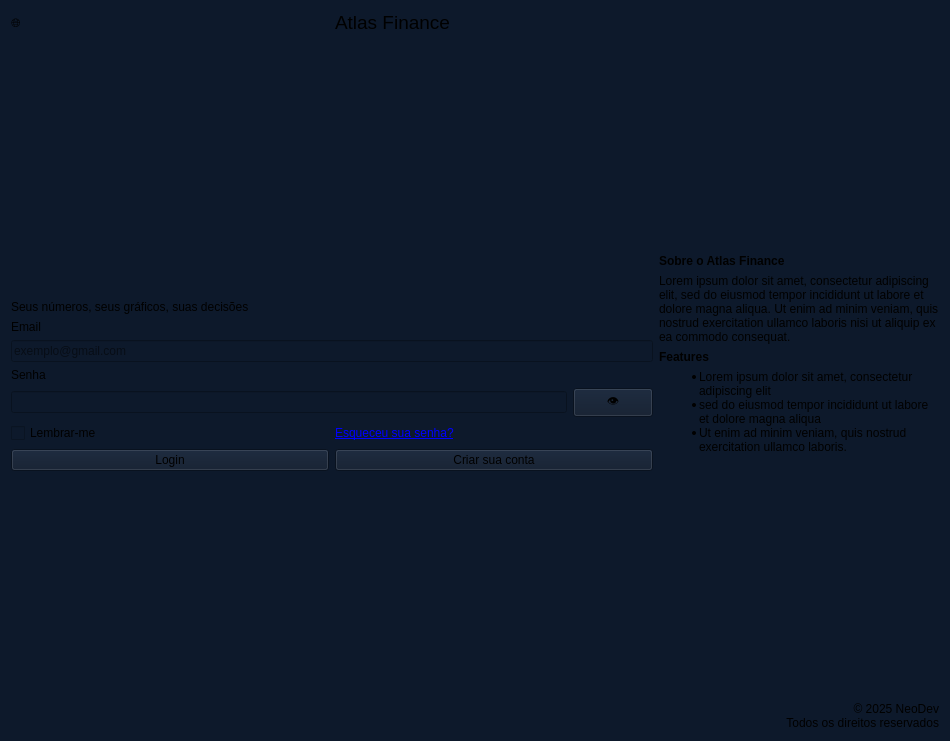
<?xml version="1.0" encoding="UTF-8"?>
<ui version="4.0">
 <class>AtlasLogin</class>
 <widget class="QWidget" name="AtlasLogin">
  <property name="geometry">
   <rect>
    <x>0</x>
    <y>0</y>
    <width>950</width>
    <height>741</height>
   </rect>
  </property>
  <property name="palette">
   <palette>
    <active>
     <colorrole role="WindowText">
      <brush brushstyle="SolidPattern">
       <color alpha="255">
        <red>0</red>
        <green>0</green>
        <blue>0</blue>
       </color>
      </brush>
     </colorrole>
     <colorrole role="Button">
      <brush brushstyle="SolidPattern">
       <color alpha="255">
        <red>13</red>
        <green>25</green>
        <blue>43</blue>
       </color>
      </brush>
     </colorrole>
     <colorrole role="Light">
      <brush brushstyle="SolidPattern">
       <color alpha="255">
        <red>13</red>
        <green>25</green>
        <blue>43</blue>
       </color>
      </brush>
     </colorrole>
     <colorrole role="Midlight">
      <brush brushstyle="SolidPattern">
       <color alpha="255">
        <red>13</red>
        <green>25</green>
        <blue>43</blue>
       </color>
      </brush>
     </colorrole>
     <colorrole role="Dark">
      <brush brushstyle="SolidPattern">
       <color alpha="255">
        <red>13</red>
        <green>25</green>
        <blue>43</blue>
       </color>
      </brush>
     </colorrole>
     <colorrole role="Text">
      <brush brushstyle="SolidPattern">
       <color alpha="255">
        <red>0</red>
        <green>0</green>
        <blue>0</blue>
       </color>
      </brush>
     </colorrole>
     <colorrole role="ButtonText">
      <brush brushstyle="SolidPattern">
       <color alpha="255">
        <red>0</red>
        <green>0</green>
        <blue>0</blue>
       </color>
      </brush>
     </colorrole>
     <colorrole role="Base">
      <brush brushstyle="SolidPattern">
       <color alpha="255">
        <red>13</red>
        <green>25</green>
        <blue>43</blue>
       </color>
      </brush>
     </colorrole>
     <colorrole role="Window">
      <brush brushstyle="SolidPattern">
       <color alpha="255">
        <red>13</red>
        <green>25</green>
        <blue>43</blue>
       </color>
      </brush>
     </colorrole>
    </active>
    <inactive>
     <colorrole role="WindowText">
      <brush brushstyle="SolidPattern">
       <color alpha="255">
        <red>0</red>
        <green>0</green>
        <blue>0</blue>
       </color>
      </brush>
     </colorrole>
     <colorrole role="Button">
      <brush brushstyle="SolidPattern">
       <color alpha="255">
        <red>13</red>
        <green>25</green>
        <blue>43</blue>
       </color>
      </brush>
     </colorrole>
     <colorrole role="Light">
      <brush brushstyle="SolidPattern">
       <color alpha="255">
        <red>13</red>
        <green>25</green>
        <blue>43</blue>
       </color>
      </brush>
     </colorrole>
     <colorrole role="Midlight">
      <brush brushstyle="SolidPattern">
       <color alpha="255">
        <red>13</red>
        <green>25</green>
        <blue>43</blue>
       </color>
      </brush>
     </colorrole>
     <colorrole role="Dark">
      <brush brushstyle="SolidPattern">
       <color alpha="255">
        <red>13</red>
        <green>25</green>
        <blue>43</blue>
       </color>
      </brush>
     </colorrole>
     <colorrole role="Text">
      <brush brushstyle="SolidPattern">
       <color alpha="255">
        <red>0</red>
        <green>0</green>
        <blue>0</blue>
       </color>
      </brush>
     </colorrole>
     <colorrole role="ButtonText">
      <brush brushstyle="SolidPattern">
       <color alpha="255">
        <red>0</red>
        <green>0</green>
        <blue>0</blue>
       </color>
      </brush>
     </colorrole>
     <colorrole role="Base">
      <brush brushstyle="SolidPattern">
       <color alpha="255">
        <red>13</red>
        <green>25</green>
        <blue>43</blue>
       </color>
      </brush>
     </colorrole>
     <colorrole role="Window">
      <brush brushstyle="SolidPattern">
       <color alpha="255">
        <red>13</red>
        <green>25</green>
        <blue>43</blue>
       </color>
      </brush>
     </colorrole>
    </inactive>
    <disabled>
     <colorrole role="WindowText">
      <brush brushstyle="SolidPattern">
       <color alpha="255">
        <red>13</red>
        <green>25</green>
        <blue>43</blue>
       </color>
      </brush>
     </colorrole>
     <colorrole role="Button">
      <brush brushstyle="SolidPattern">
       <color alpha="255">
        <red>13</red>
        <green>25</green>
        <blue>43</blue>
       </color>
      </brush>
     </colorrole>
     <colorrole role="Light">
      <brush brushstyle="SolidPattern">
       <color alpha="255">
        <red>13</red>
        <green>25</green>
        <blue>43</blue>
       </color>
      </brush>
     </colorrole>
     <colorrole role="Midlight">
      <brush brushstyle="SolidPattern">
       <color alpha="255">
        <red>13</red>
        <green>25</green>
        <blue>43</blue>
       </color>
      </brush>
     </colorrole>
     <colorrole role="Dark">
      <brush brushstyle="SolidPattern">
       <color alpha="255">
        <red>13</red>
        <green>25</green>
        <blue>43</blue>
       </color>
      </brush>
     </colorrole>
     <colorrole role="Text">
      <brush brushstyle="SolidPattern">
       <color alpha="255">
        <red>13</red>
        <green>25</green>
        <blue>43</blue>
       </color>
      </brush>
     </colorrole>
     <colorrole role="ButtonText">
      <brush brushstyle="SolidPattern">
       <color alpha="255">
        <red>13</red>
        <green>25</green>
        <blue>43</blue>
       </color>
      </brush>
     </colorrole>
     <colorrole role="Base">
      <brush brushstyle="SolidPattern">
       <color alpha="255">
        <red>13</red>
        <green>25</green>
        <blue>43</blue>
       </color>
      </brush>
     </colorrole>
     <colorrole role="Window">
      <brush brushstyle="SolidPattern">
       <color alpha="255">
        <red>13</red>
        <green>25</green>
        <blue>43</blue>
       </color>
      </brush>
     </colorrole>
    </disabled>
   </palette>
  </property>
  <property name="tabletTracking">
   <bool>false</bool>
  </property>
  <property name="styleSheet">
   <string notr="true">background-color: rgb(13, 25, 43);</string>
  </property>
  <layout class="QHBoxLayout" name="horizontalLayout">
   <item>
    <layout class="QVBoxLayout" name="leftLayout">
     <item>
      <layout class="QHBoxLayout" name="logoLayout">
       <item>
        <widget class="QLabel" name="logoIcon">
         <property name="text">
          <string>🌐</string>
         </property>
        </widget>
       </item>
       <item>
        <widget class="QLabel" name="logoText">
         <property name="font">
          <font>
           <pointsize>14</pointsize>
          </font>
         </property>
         <property name="text">
          <string>Atlas Finance</string>
         </property>
        </widget>
       </item>
      </layout>
     </item>
     <item>
      <spacer name="verticalSpacer">
       <property name="orientation">
        <enum>Qt::Vertical</enum>
       </property>
       <property name="sizeHint" stdset="0">
        <size>
         <width>0</width>
         <height>0</height>
        </size>
       </property>
      </spacer>
     </item>
     <item>
      <widget class="QLabel" name="sloganLabel">
       <property name="text">
        <string>Seus números, seus gráficos, suas decisões</string>
       </property>
      </widget>
     </item>
     <item>
      <widget class="QLabel" name="emailLabel">
       <property name="text">
        <string>Email</string>
       </property>
      </widget>
     </item>
     <item>
      <widget class="QLineEdit" name="emailInput">
       <property name="placeholderText">
        <string>exemplo@gmail.com</string>
       </property>
      </widget>
     </item>
     <item>
      <widget class="QLabel" name="senhaLabel">
       <property name="text">
        <string>Senha</string>
       </property>
      </widget>
     </item>
     <item>
      <layout class="QHBoxLayout" name="senhaLayout">
       <item>
        <widget class="QLineEdit" name="senhaInput">
         <property name="echoMode">
          <enum>QLineEdit::Password</enum>
         </property>
        </widget>
       </item>
       <item>
        <widget class="QPushButton" name="showPasswordButton">
         <property name="text">
          <string>👁</string>
         </property>
        </widget>
       </item>
      </layout>
     </item>
     <item>
      <layout class="QHBoxLayout" name="optionsLayout">
       <item>
        <widget class="QCheckBox" name="rememberMe">
         <property name="text">
          <string>Lembrar-me</string>
         </property>
        </widget>
       </item>
       <item>
        <widget class="QLabel" name="forgotPassword">
         <property name="text">
          <string>&lt;a href='#'&gt;Esqueceu sua senha?&lt;/a&gt;</string>
         </property>
         <property name="textFormat">
          <enum>Qt::RichText</enum>
         </property>
         <property name="openExternalLinks">
          <bool>true</bool>
         </property>
         <property name="textInteractionFlags">
          <set>Qt::TextBrowserInteraction</set>
         </property>
        </widget>
       </item>
      </layout>
     </item>
     <item>
      <layout class="QHBoxLayout" name="buttonsLayout">
       <item>
        <widget class="QPushButton" name="loginButton">
         <property name="text">
          <string>Login</string>
         </property>
        </widget>
       </item>
       <item>
        <widget class="QPushButton" name="createAccountButton">
         <property name="text">
          <string>Criar sua conta</string>
         </property>
        </widget>
       </item>
      </layout>
     </item>
     <item>
      <spacer name="verticalSpacer_3">
       <property name="orientation">
        <enum>Qt::Vertical</enum>
       </property>
       <property name="sizeHint" stdset="0">
        <size>
         <width>20</width>
         <height>40</height>
        </size>
       </property>
      </spacer>
     </item>
    </layout>
   </item>
   <item>
    <layout class="QVBoxLayout" name="rightLayout">
     <item>
      <spacer name="verticalSpacer_2">
       <property name="orientation">
        <enum>Qt::Vertical</enum>
       </property>
       <property name="sizeHint" stdset="0">
        <size>
         <width>20</width>
         <height>40</height>
        </size>
       </property>
      </spacer>
     </item>
     <item>
      <widget class="QLabel" name="sobreTitle">
       <property name="palette">
        <palette>
         <active>
          <colorrole role="WindowText">
           <brush brushstyle="SolidPattern">
            <color alpha="255">
             <red>0</red>
             <green>0</green>
             <blue>0</blue>
            </color>
           </brush>
          </colorrole>
          <colorrole role="Button">
           <brush brushstyle="SolidPattern">
            <color alpha="255">
             <red>245</red>
             <green>245</green>
             <blue>245</blue>
            </color>
           </brush>
          </colorrole>
          <colorrole role="Text">
           <brush brushstyle="SolidPattern">
            <color alpha="255">
             <red>0</red>
             <green>0</green>
             <blue>0</blue>
            </color>
           </brush>
          </colorrole>
          <colorrole role="ButtonText">
           <brush brushstyle="SolidPattern">
            <color alpha="255">
             <red>0</red>
             <green>0</green>
             <blue>0</blue>
            </color>
           </brush>
          </colorrole>
          <colorrole role="Base">
           <brush brushstyle="SolidPattern">
            <color alpha="255">
             <red>245</red>
             <green>245</green>
             <blue>245</blue>
            </color>
           </brush>
          </colorrole>
          <colorrole role="Window">
           <brush brushstyle="SolidPattern">
            <color alpha="255">
             <red>245</red>
             <green>245</green>
             <blue>245</blue>
            </color>
           </brush>
          </colorrole>
         </active>
         <inactive>
          <colorrole role="WindowText">
           <brush brushstyle="SolidPattern">
            <color alpha="255">
             <red>0</red>
             <green>0</green>
             <blue>0</blue>
            </color>
           </brush>
          </colorrole>
          <colorrole role="Button">
           <brush brushstyle="SolidPattern">
            <color alpha="255">
             <red>245</red>
             <green>245</green>
             <blue>245</blue>
            </color>
           </brush>
          </colorrole>
          <colorrole role="Text">
           <brush brushstyle="SolidPattern">
            <color alpha="255">
             <red>0</red>
             <green>0</green>
             <blue>0</blue>
            </color>
           </brush>
          </colorrole>
          <colorrole role="ButtonText">
           <brush brushstyle="SolidPattern">
            <color alpha="255">
             <red>0</red>
             <green>0</green>
             <blue>0</blue>
            </color>
           </brush>
          </colorrole>
          <colorrole role="Base">
           <brush brushstyle="SolidPattern">
            <color alpha="255">
             <red>245</red>
             <green>245</green>
             <blue>245</blue>
            </color>
           </brush>
          </colorrole>
          <colorrole role="Window">
           <brush brushstyle="SolidPattern">
            <color alpha="255">
             <red>245</red>
             <green>245</green>
             <blue>245</blue>
            </color>
           </brush>
          </colorrole>
         </inactive>
         <disabled>
          <colorrole role="WindowText">
           <brush brushstyle="SolidPattern">
            <color alpha="255">
             <red>0</red>
             <green>0</green>
             <blue>0</blue>
            </color>
           </brush>
          </colorrole>
          <colorrole role="Button">
           <brush brushstyle="SolidPattern">
            <color alpha="255">
             <red>245</red>
             <green>245</green>
             <blue>245</blue>
            </color>
           </brush>
          </colorrole>
          <colorrole role="Text">
           <brush brushstyle="SolidPattern">
            <color alpha="255">
             <red>0</red>
             <green>0</green>
             <blue>0</blue>
            </color>
           </brush>
          </colorrole>
          <colorrole role="ButtonText">
           <brush brushstyle="SolidPattern">
            <color alpha="255">
             <red>0</red>
             <green>0</green>
             <blue>0</blue>
            </color>
           </brush>
          </colorrole>
          <colorrole role="Base">
           <brush brushstyle="SolidPattern">
            <color alpha="255">
             <red>245</red>
             <green>245</green>
             <blue>245</blue>
            </color>
           </brush>
          </colorrole>
          <colorrole role="Window">
           <brush brushstyle="SolidPattern">
            <color alpha="255">
             <red>245</red>
             <green>245</green>
             <blue>245</blue>
            </color>
           </brush>
          </colorrole>
         </disabled>
        </palette>
       </property>
       <property name="styleSheet">
        <string notr="true"/>
       </property>
       <property name="text">
        <string>&lt;b&gt;Sobre o Atlas Finance&lt;/b&gt;</string>
       </property>
       <property name="textFormat">
        <enum>Qt::RichText</enum>
       </property>
      </widget>
     </item>
     <item>
      <widget class="QLabel" name="sobreText">
       <property name="palette">
        <palette>
         <active>
          <colorrole role="WindowText">
           <brush brushstyle="SolidPattern">
            <color alpha="255">
             <red>0</red>
             <green>0</green>
             <blue>0</blue>
            </color>
           </brush>
          </colorrole>
          <colorrole role="Button">
           <brush brushstyle="SolidPattern">
            <color alpha="255">
             <red>245</red>
             <green>245</green>
             <blue>245</blue>
            </color>
           </brush>
          </colorrole>
          <colorrole role="Text">
           <brush brushstyle="SolidPattern">
            <color alpha="255">
             <red>0</red>
             <green>0</green>
             <blue>0</blue>
            </color>
           </brush>
          </colorrole>
          <colorrole role="ButtonText">
           <brush brushstyle="SolidPattern">
            <color alpha="255">
             <red>0</red>
             <green>0</green>
             <blue>0</blue>
            </color>
           </brush>
          </colorrole>
          <colorrole role="Base">
           <brush brushstyle="SolidPattern">
            <color alpha="255">
             <red>245</red>
             <green>245</green>
             <blue>245</blue>
            </color>
           </brush>
          </colorrole>
          <colorrole role="Window">
           <brush brushstyle="SolidPattern">
            <color alpha="255">
             <red>245</red>
             <green>245</green>
             <blue>245</blue>
            </color>
           </brush>
          </colorrole>
         </active>
         <inactive>
          <colorrole role="WindowText">
           <brush brushstyle="SolidPattern">
            <color alpha="255">
             <red>0</red>
             <green>0</green>
             <blue>0</blue>
            </color>
           </brush>
          </colorrole>
          <colorrole role="Button">
           <brush brushstyle="SolidPattern">
            <color alpha="255">
             <red>245</red>
             <green>245</green>
             <blue>245</blue>
            </color>
           </brush>
          </colorrole>
          <colorrole role="Text">
           <brush brushstyle="SolidPattern">
            <color alpha="255">
             <red>0</red>
             <green>0</green>
             <blue>0</blue>
            </color>
           </brush>
          </colorrole>
          <colorrole role="ButtonText">
           <brush brushstyle="SolidPattern">
            <color alpha="255">
             <red>0</red>
             <green>0</green>
             <blue>0</blue>
            </color>
           </brush>
          </colorrole>
          <colorrole role="Base">
           <brush brushstyle="SolidPattern">
            <color alpha="255">
             <red>245</red>
             <green>245</green>
             <blue>245</blue>
            </color>
           </brush>
          </colorrole>
          <colorrole role="Window">
           <brush brushstyle="SolidPattern">
            <color alpha="255">
             <red>245</red>
             <green>245</green>
             <blue>245</blue>
            </color>
           </brush>
          </colorrole>
         </inactive>
         <disabled>
          <colorrole role="WindowText">
           <brush brushstyle="SolidPattern">
            <color alpha="255">
             <red>0</red>
             <green>0</green>
             <blue>0</blue>
            </color>
           </brush>
          </colorrole>
          <colorrole role="Button">
           <brush brushstyle="SolidPattern">
            <color alpha="255">
             <red>245</red>
             <green>245</green>
             <blue>245</blue>
            </color>
           </brush>
          </colorrole>
          <colorrole role="Text">
           <brush brushstyle="SolidPattern">
            <color alpha="255">
             <red>0</red>
             <green>0</green>
             <blue>0</blue>
            </color>
           </brush>
          </colorrole>
          <colorrole role="ButtonText">
           <brush brushstyle="SolidPattern">
            <color alpha="255">
             <red>0</red>
             <green>0</green>
             <blue>0</blue>
            </color>
           </brush>
          </colorrole>
          <colorrole role="Base">
           <brush brushstyle="SolidPattern">
            <color alpha="255">
             <red>245</red>
             <green>245</green>
             <blue>245</blue>
            </color>
           </brush>
          </colorrole>
          <colorrole role="Window">
           <brush brushstyle="SolidPattern">
            <color alpha="255">
             <red>245</red>
             <green>245</green>
             <blue>245</blue>
            </color>
           </brush>
          </colorrole>
         </disabled>
        </palette>
       </property>
       <property name="styleSheet">
        <string notr="true"/>
       </property>
       <property name="text">
        <string>Lorem ipsum dolor sit amet, consectetur adipiscing elit, sed do eiusmod tempor incididunt ut labore et dolore magna aliqua. Ut enim ad minim veniam, quis nostrud exercitation ullamco laboris nisi ut aliquip ex ea commodo consequat.</string>
       </property>
       <property name="wordWrap">
        <bool>true</bool>
       </property>
      </widget>
     </item>
     <item>
      <widget class="QLabel" name="featuresTitle">
       <property name="styleSheet">
        <string notr="true"/>
       </property>
       <property name="text">
        <string>&lt;b&gt;Features&lt;/b&gt;</string>
       </property>
       <property name="textFormat">
        <enum>Qt::RichText</enum>
       </property>
      </widget>
     </item>
     <item>
      <widget class="QLabel" name="featuresList">
       <property name="styleSheet">
        <string notr="true"/>
       </property>
       <property name="text">
        <string>&lt;ul&gt;&lt;li&gt;Lorem ipsum dolor sit amet, consectetur adipiscing elit&lt;/li&gt;&lt;li&gt;sed do eiusmod tempor incididunt ut labore et dolore magna aliqua&lt;/li&gt;&lt;li&gt;Ut enim ad minim veniam, quis nostrud exercitation ullamco laboris.&lt;/li&gt;&lt;/ul&gt;</string>
       </property>
       <property name="textFormat">
        <enum>Qt::RichText</enum>
       </property>
       <property name="wordWrap">
        <bool>true</bool>
       </property>
      </widget>
     </item>
     <item>
      <spacer name="verticalSpacerRight">
       <property name="orientation">
        <enum>Qt::Vertical</enum>
       </property>
       <property name="sizeHint" stdset="0">
        <size>
         <width>0</width>
         <height>0</height>
        </size>
       </property>
      </spacer>
     </item>
     <item>
      <widget class="QLabel" name="footer">
       <property name="styleSheet">
        <string notr="true"/>
       </property>
       <property name="text">
        <string>© 2025 NeoDev&lt;br&gt;Todos os direitos reservados</string>
       </property>
       <property name="textFormat">
        <enum>Qt::RichText</enum>
       </property>
       <property name="alignment">
        <set>Qt::AlignBottom|Qt::AlignRight|Qt::AlignTrailing</set>
       </property>
      </widget>
     </item>
    </layout>
   </item>
  </layout>
 </widget>
 <resources/>
 <connections/>
</ui>
